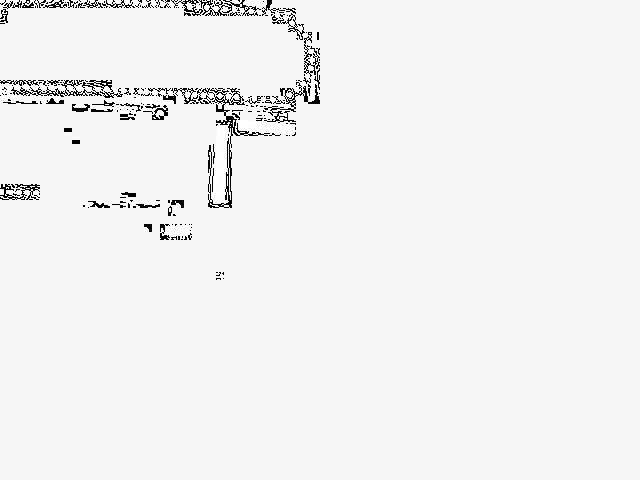
#> input picture Vision/Python/test.jpg, 640 x 480 px
$ python -i contrast.py   (imports and definitions only)
#> lines starting #> are read from the running program, lines starting #| are printed output that depends on the picture; after the words box and inside, x2 and y2 are one past the last pixel; in counts of white or black regions, pixels touching at a corner belong together
#> further down, picture is the input picture: shape (480, 640, 3); min 0, max 255, mean 242.3
import cv2, math
import numpy as np
from cv2 import cv


def find_edge(im):
    #Noise Reduction
    im_blurred = cv2.GaussianBlur(im, (5, 5), 0)
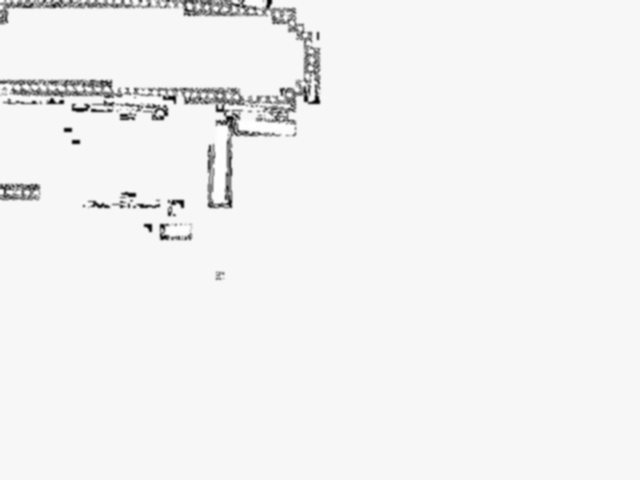
#> im_blurred: shape (480, 640); min 1, max 254, mean 242.3
    #Edge Detection
    edges = cv2.Canny(im_blurred, 1, 200)
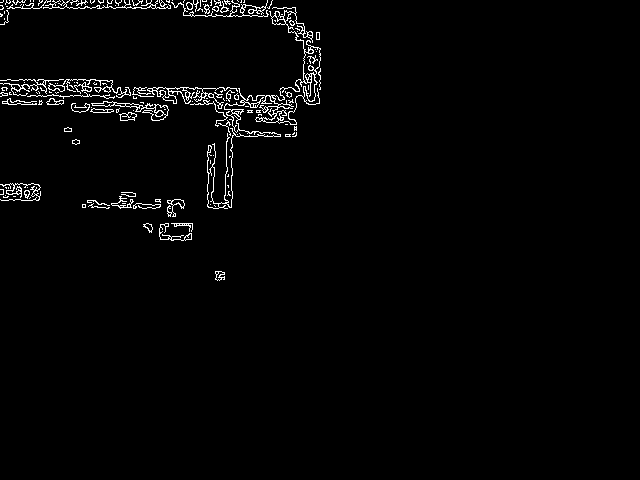
#> edges: shape (480, 640); 1.9% white in thin lines or dots, all inside (x1, y1, x2, y2) = (0, 0, 321, 281)
    return edges

def equ(myimage):
    myhist = cv2.equalizeHist(myimage)
    return myhist

def get_lines(img, threshold = 1):
    theta = math.pi / 180
    rho = 1
    return cv2.HoughLinesP(img, rho, theta, threshold)


def add_lines(img, lines):
    color = (0, 0, 255)
    for line in lines:
        for l in line:
            cv2.line(img, (l[0], l[1]), (l[2], l[3]), color, 3)

def blur_edges(edges):
    edges_blurred = cv2.GaussianBlur(edges, (3, 3), 0)
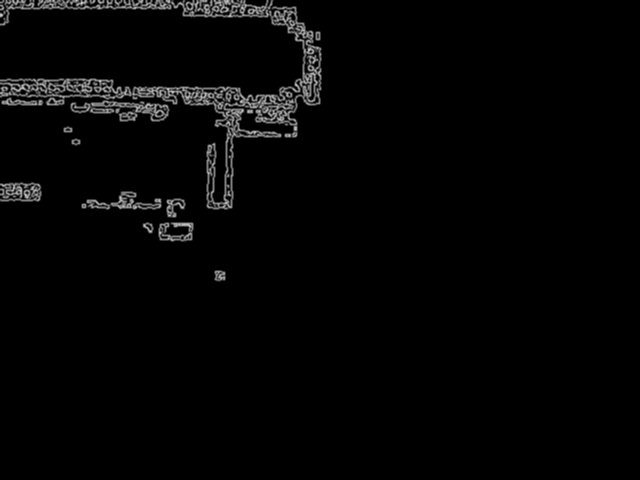
#> edges_blurred: shape (480, 640); min 0, max 207, mean 5
    return edges_blurred

def get_frames(frame):
    gray = cv2.cvtColor(frame, cv2.COLOR_BGR2GRAY)
    hist = equ(gray)
    edges = find_edge(gray)
    edges = blur_edges(edges)
    lines = get_lines(edges, 80)
#> lines = 486 rows, first 6: [295, 95, 311, 95], [132, 89, 182, 92], [255, 96, 279, 97], [233, 99, 249, 99], [0, 94, 43, 94], [239, 102, 297, 105]
    return (lines, hist)

def main():
    cap = cv2.VideoCapture(0)
    while(True):
        # Capture frame-by-frame
        ret, frame = cap.read()
        # Our operations on the frame come here
        lines, contrast = get_frames(frame)
        # [6 lines of commented-out code are left out]
        cv2.imshow('lol', contrast)
        if cv2.waitKey(1) & 0xFF == ord('q'):
            break
#    print lines
    cap.release()
    cv2.destroyAllWindows()
    return contrast
#change get_frames to not make frames in program

>>> import cv2
>>> picture = cv2.imread('../../Python/test.jpg')
>>> result = get_frames(picture)
